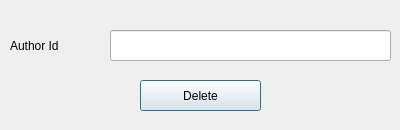
<?xml version="1.0" encoding="UTF-8"?>
<ui version="4.0">
 <class>removeLibrarian</class>
 <widget class="QDialog" name="removeLibrarian">
  <property name="geometry">
   <rect>
    <x>0</x>
    <y>0</y>
    <width>400</width>
    <height>130</height>
   </rect>
  </property>
  <property name="windowTitle">
   <string>Remove Author</string>
  </property>
  <widget class="QLineEdit" name="authorIdTxt">
   <property name="geometry">
    <rect>
     <x>110</x>
     <y>30</y>
     <width>281</width>
     <height>31</height>
    </rect>
   </property>
  </widget>
  <widget class="QLabel" name="label">
   <property name="geometry">
    <rect>
     <x>10</x>
     <y>30</y>
     <width>101</width>
     <height>31</height>
    </rect>
   </property>
   <property name="text">
    <string>Author Id</string>
   </property>
  </widget>
  <widget class="QPushButton" name="deleteBtn">
   <property name="geometry">
    <rect>
     <x>140</x>
     <y>80</y>
     <width>121</width>
     <height>31</height>
    </rect>
   </property>
   <property name="text">
    <string>Delete</string>
   </property>
  </widget>
 </widget>
 <resources/>
 <connections/>
</ui>
